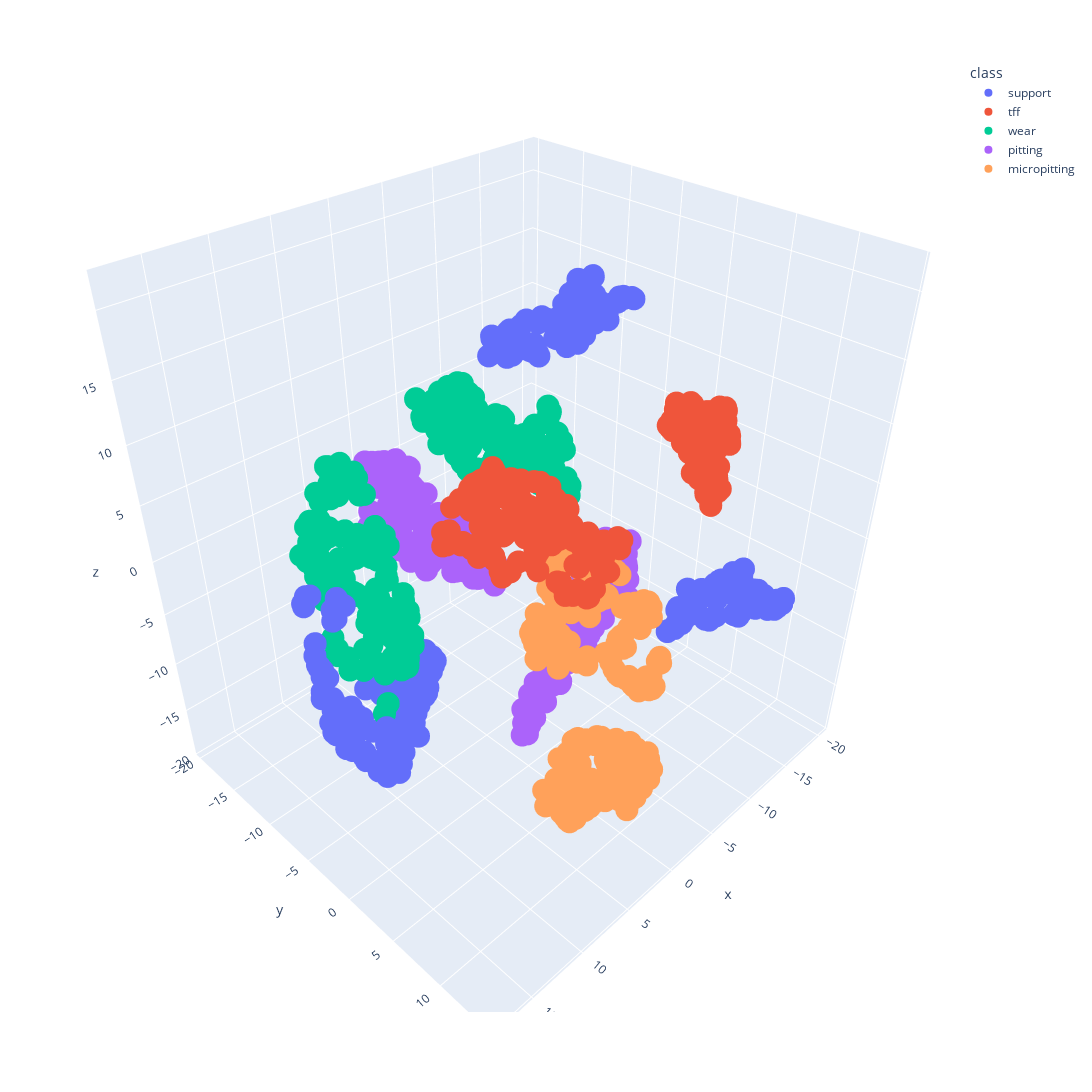

Source (notebook cell):
### Code cell
tsne_embeddings = TSNE(
    n_components=3, learning_rate="auto", init="random", perplexity=20
).fit_transform(
    np.concatenate(
        [support_group, query_group, query_group_2, query_group_3, query_group_4]
    )
)
tsne_embeddings = pd.DataFrame(tsne_embeddings, columns=["x", "y", "z"])
tsne_embeddings["class"] = np.concatenate(
    [
        len(support_group) * ["support"],
        len(query_group) * ["tff"],
        len(query_group_2) * ["wear"],
        len(query_group_3) * ["pitting"],
        len(query_group_4) * ["micropitting"],
    ]
)

fig = px.scatter_3d(
    tsne_embeddings, x="x", y="y", z="z", color="class", width=1200, height=1200
)
fig.show()

### Figure 1 — Plotly figure (JSON) as saved in the notebook; plotly's stock layout.template omitted (floating-point values rounded to 4 significant figures; data arrays with more than 128 entries replaced by an {"elided": "..."} marker saying what was removed)
{"data": [{"hovertemplate": "class=support<br>x=%{x}<br>y=%{y}<br>z=%{z}<extra></extra>", "legendgroup": "support", "marker": {"color": "#636efa", "symbol": "circle"}, "mode": "markers", "name": "support", "scene": "scene", "showlegend": true, "type": "scatter3d", "x": {"elided": "341 float values"}, "y": {"elided": "341 float values"}, "z": {"elided": "341 float values"}}, {"hovertemplate": "class=tff<br>x=%{x}<br>y=%{y}<br>z=%{z}<extra></extra>", "legendgroup": "tff", "marker": {"color": "#EF553B", "symbol": "circle"}, "mode": "markers", "name": "tff", "scene": "scene", "showlegend": true, "type": "scatter3d", "x": {"elided": "309 float values"}, "y": {"elided": "309 float values"}, "z": {"elided": "309 float values"}}, {"hovertemplate": "class=wear<br>x=%{x}<br>y=%{y}<br>z=%{z}<extra></extra>", "legendgroup": "wear", "marker": {"color": "#00cc96", "symbol": "circle"}, "mode": "markers", "name": "wear", "scene": "scene", "showlegend": true, "type": "scatter3d", "x": {"elided": "309 float values"}, "y": {"elided": "309 float values"}, "z": {"elided": "309 float values"}}, {"hovertemplate": "class=pitting<br>x=%{x}<br>y=%{y}<br>z=%{z}<extra></extra>", "legendgroup": "pitting", "marker": {"color": "#ab63fa", "symbol": "circle"}, "mode": "markers", "name": "pitting", "scene": "scene", "showlegend": true, "type": "scatter3d", "x": {"elided": "314 float values"}, "y": {"elided": "314 float values"}, "z": {"elided": "314 float values"}}, {"hovertemplate": "class=micropitting<br>x=%{x}<br>y=%{y}<br>z=%{z}<extra></extra>", "legendgroup": "micropitting", "marker": {"color": "#FFA15A", "symbol": "circle"}, "mode": "markers", "name": "micropitting", "scene": "scene", "showlegend": true, "type": "scatter3d", "x": {"elided": "303 float values"}, "y": {"elided": "303 float values"}, "z": {"elided": "303 float values"}}], "layout": {"height": 1200, "legend": {"title": {"text": "class"}, "tracegroupgap": 0}, "margin": {"t": 60}, "scene": {"domain": {"x": [0, 1], "y": [0, 1]}, "xaxis": {"title": {"text": "x"}}, "yaxis": {"title": {"text": "y"}}, "zaxis": {"title": {"text": "z"}}}, "width": 1200}}
